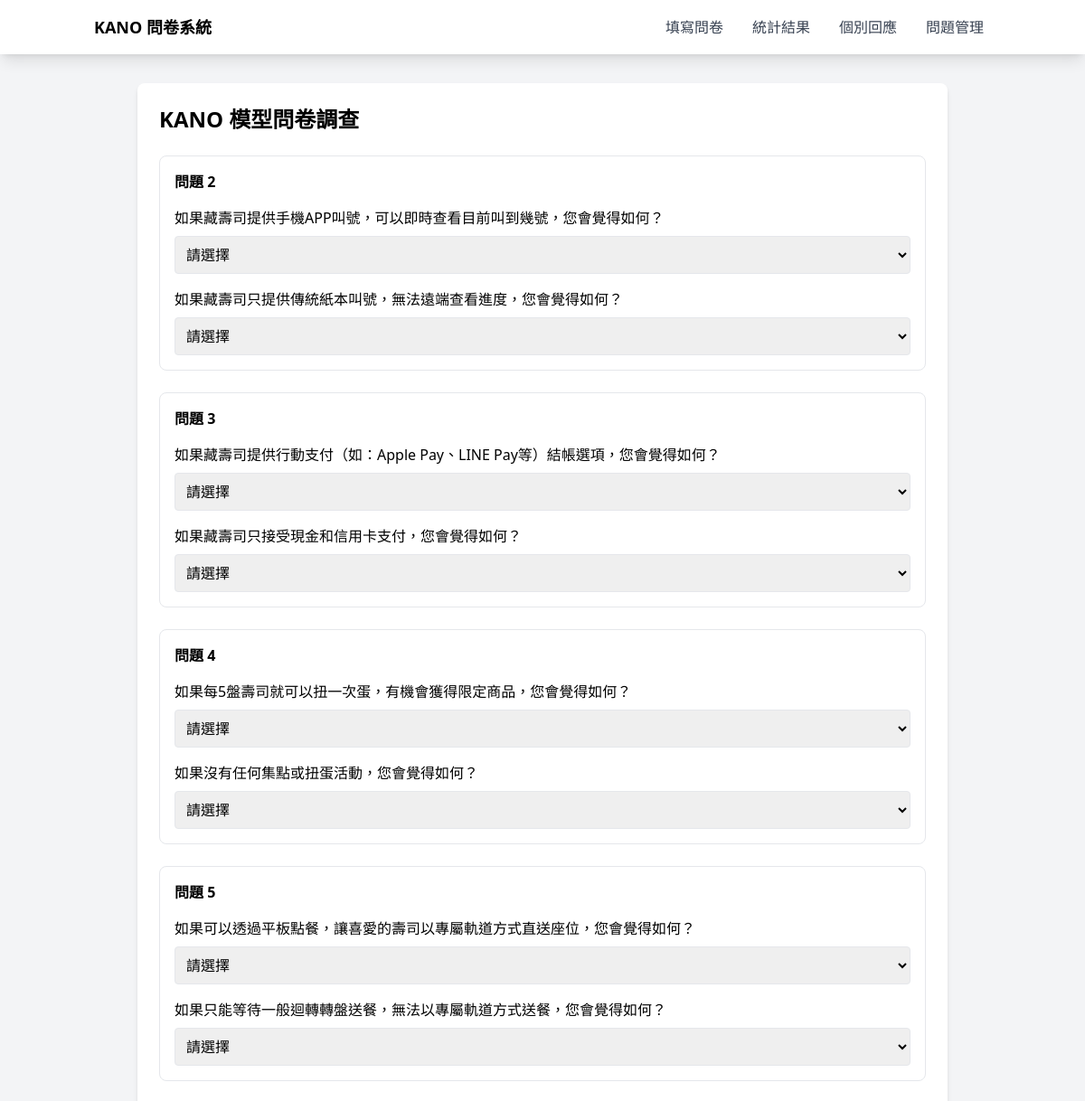
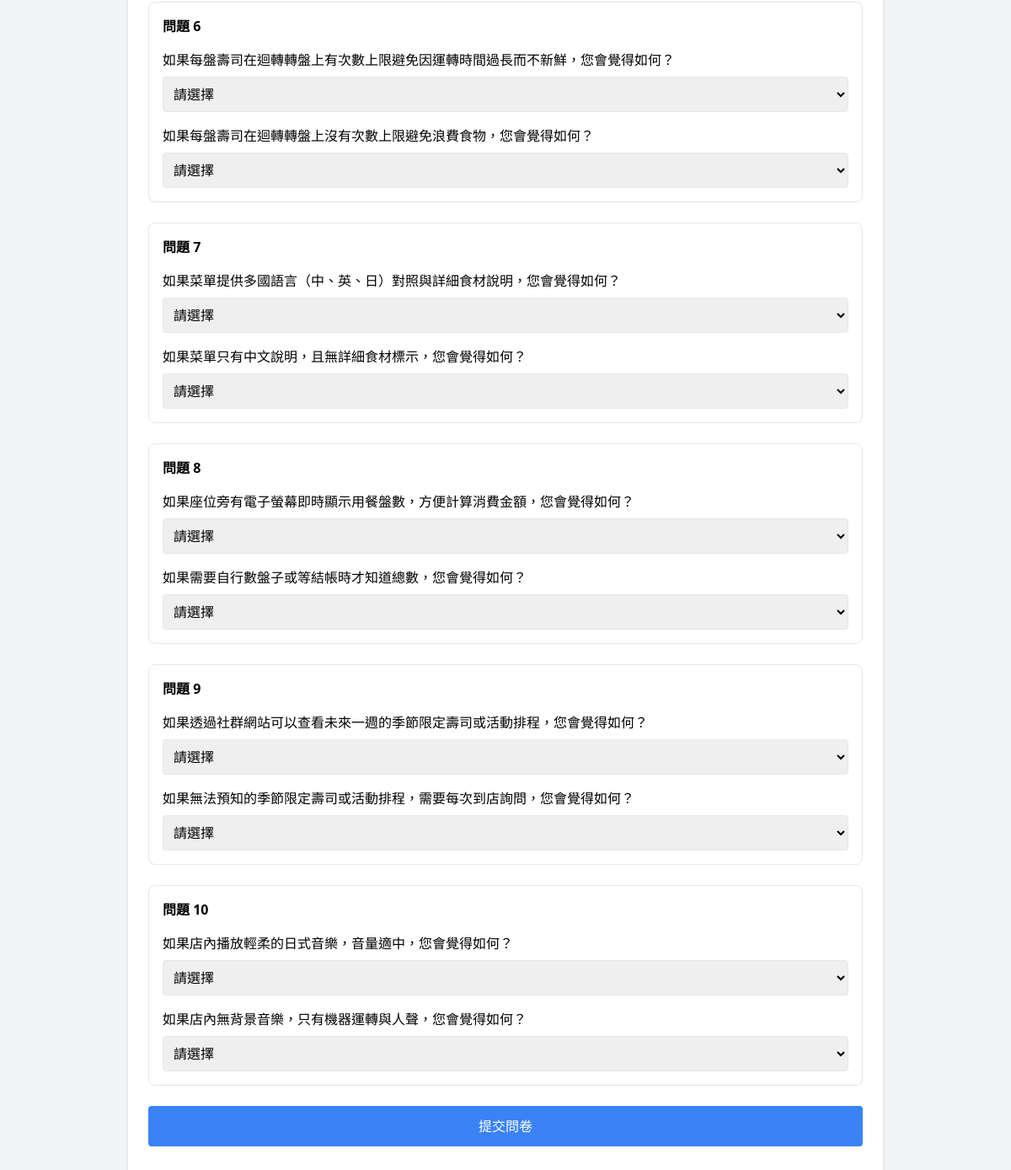
The page / on the database its author committed (2 pictures, top to bottom).
### models.py (models this page shows)
class Question(db.Model):
    __tablename__ = 'question'
    id = db.Column(db.Integer, primary_key=True)
    positive = db.Column(db.Text, nullable=False)  # 正向問題
    negative = db.Column(db.Text, nullable=False)  # 負向問題
    order = db.Column(db.Integer, default=0)       # 問題順序
    active = db.Column(db.Boolean, default=True)   # 是否啟用
    created_at = db.Column(db.DateTime, default=datetime.utcnow)
    updated_at = db.Column(db.DateTime, default=datetime.utcnow, onupdate=datetime.utcnow)
    def to_dict(self):
        return {
            'id': self.id,
            'positive': self.positive,
            'negative': self.negative,
            'order': self.order,
            'active': self.active
        }

### app.py (the view)
@app.route('/')
def index():
    return render_template('survey.html', questions=get_questions())

### app.py (called while the page is built)
def get_questions():
    return [q.to_dict() for q in Question.query.filter_by(active=True).order_by(Question.order).all()]

@app.context_processor
def utility_processor():
    return {
        'kano_descriptions': kano_descriptions,
    }

### templates/survey.html (shortened to what this page needs)
{% extends "base.html" %}
{% block content %}
<div class="max-w-4xl mx-auto bg-white rounded-lg shadow-md p-6">
    <h1 class="text-2xl font-bold mb-6">KANO 模型問卷調查</h1>
    <form id="survey-form" class="space-y-6">
        {% for question in questions %}
        <div class="border rounded-lg p-4">
            <h3 class="font-bold mb-4">問題 {{ question.id }}</h3>
            <div class="mb-4">
                <p class="mb-2">{{ question.positive }}</p>
                <select name="q{{ question.id }}_positive" class="w-full p-2 border rounded" required>
                    <option value="">請選擇</option>
                </select>
            </div>
            <div>
                <p class="mb-2">{{ question.negative }}</p>
                <select name="q{{ question.id }}_negative" class="w-full p-2 border rounded" required>
                    <option value="">請選擇</option>
                </select>
            </div>
        </div>
        {% endfor %}
        <button type="submit" class="w-full bg-blue-500 text-white p-3 rounded hover:bg-blue-600">
            提交問卷
        </button>
    </form>
</div>
{% endblock %}

### templates/base.html (shortened to what this page needs)
<html lang="zh-TW">
<head>
    <script src="https://cdn.tailwindcss.com"></script>
</head>
<body class="bg-gray-100">
    <nav class="bg-white shadow-lg mb-8">
        <div class="container mx-auto px-4">
            <div class="flex justify-between">
                <div class="flex space-x-7">
                    <div class="py-4">
                        <a href="/" class="text-lg font-semibold">KANO 問卷系統</a>
                    </div>
                </div>
                <div class="flex items-center space-x-4">
                    <a href="/" class="py-4 px-2 text-gray-700 hover:text-blue-500">填寫問卷</a>
                    <a href="/results" class="py-4 px-2 text-gray-700 hover:text-blue-500">統計結果</a>
                    <a href="/responses" class="py-4 px-2 text-gray-700 hover:text-blue-500">個別回應</a>
                    <a href="/questions/manage" class="py-4 px-2 text-gray-700 hover:text-blue-500">問題管理</a>
                </div>
            </div>
        </div>
    </nav>
    <div class="container mx-auto px-4">
        {% block content %}{% endblock %}
    </div>
</body>
</html>

### rows shown on the page
Question: id "2", positive "如果藏壽司提供手機APP叫號，可以即時查看目前叫到幾號，您會覺得如何？", negative "如果藏壽司只提供傳統紙本叫號，無法遠端查看進度，您會覺得如何？"
Question: id "3", positive "如果藏壽司提供行動支付（如：Apple Pay、LINE Pay等）結帳選項，您會覺得如何？", negative "如果藏壽司只接受現金和信用卡支付，您會覺得如何？"
Question: id "4", positive "如果每5盤壽司就可以扭一次蛋，有機會獲得限定商品，您會覺得如何？", negative "如果沒有任何集點或扭蛋活動，您會覺得如何？"
Question: id "5", positive "如果可以透過平板點餐，讓喜愛的壽司以專屬軌道方式直送座位，您會覺得如何？", negative "如果只能等待一般迴轉轉盤送餐，無法以專屬軌道方式送餐，您會覺得如何？"
Question: id "6", positive "如果每盤壽司在迴轉轉盤上有次數上限避免因運轉時間過長而不新鮮，您會覺得如何？", negative "如果每盤壽司在迴轉轉盤上沒有次數上限避免浪費食物，您會覺得如何？"
Question: id "7", positive "如果菜單提供多國語言（中、英、日）對照與詳細食材說明，您會覺得如何？", negative "如果菜單只有中文說明，且無詳細食材標示，您會覺得如何？"
Question: id "8", positive "如果座位旁有電子螢幕即時顯示用餐盤數，方便計算消費金額，您會覺得如何？", negative "如果需要自行數盤子或等結帳時才知道總數，您會覺得如何？"
Question: id "9", positive "如果透過社群網站可以查看未來一週的季節限定壽司或活動排程，您會覺得如何？", negative "如果無法預知的季節限定壽司或活動排程，需要每次到店詢問，您會覺得如何？"
Question: id "10", positive "如果店內播放輕柔的日式音樂，音量適中，您會覺得如何？", negative "如果店內無背景音樂，只有機器運轉與人聲，您會覺得如何？"
